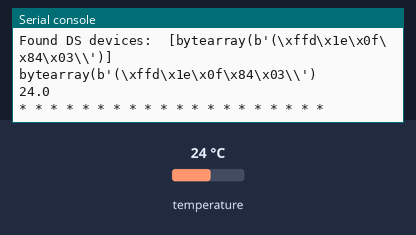
This program was run on a simulated ESP32 board running MicroPython. Shown: the last lines printed to the serial console. The inputs (shaded band) are chosen by the test bench; at power-on: temperature 24 °C.

Above: at 1.2 s.
1.3 s: temperature set to 12 °C
At 3.3 s:
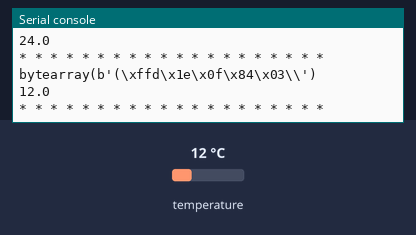
3.7 s: temperature set to 19 °C
At 6.7 s:
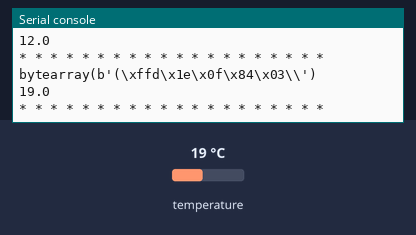
Timing chart, 0 to 8.2 s (numbered marks = the images above; inputs shaded):
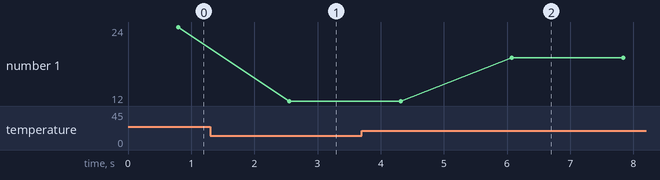

Measured:
- after the input at 1.3 s, the serial console: prints a new line after 1.3 s (image 1)
- after the input at 3.7 s, the serial console: prints a new line after 2.4 s (image 2)
- plotted number 1: 24 → 12 after the input at 1.3 s, 12 → 19 after the input at 3.7 s

The program:

lab30_DS18B20_Temperature_Sensor.py
```python
#lab30_DS18B20_Temperature_Sensor.py
#import machine, onewire, ds18x20, time
import time
from machine import Pin
from onewire import OneWire
from ds18x20 import DS18X20
'''
ds18b20_pin = machine.Pin(27)
ds18b20_sensor = ds18x20.DS18X20(onewire.OneWire(ds18b20_pin))
'''
ds18b20_pin = Pin(27)
ds18b20_sensor = DS18X20(OneWire(ds18b20_pin))
roms = ds18b20_sensor.scan() # scan for DS18B20 sensors. The addresses found are saved on the roms
print('Found DS devices: ', roms)

while True:
	ds18b20_sensor.convert_temp()
	time.sleep_ms(750)
	for rom in roms:
		print(rom)
		print(ds18b20_sensor.read_temp(rom))
		print('* '*20)
	time.sleep(1)
```
